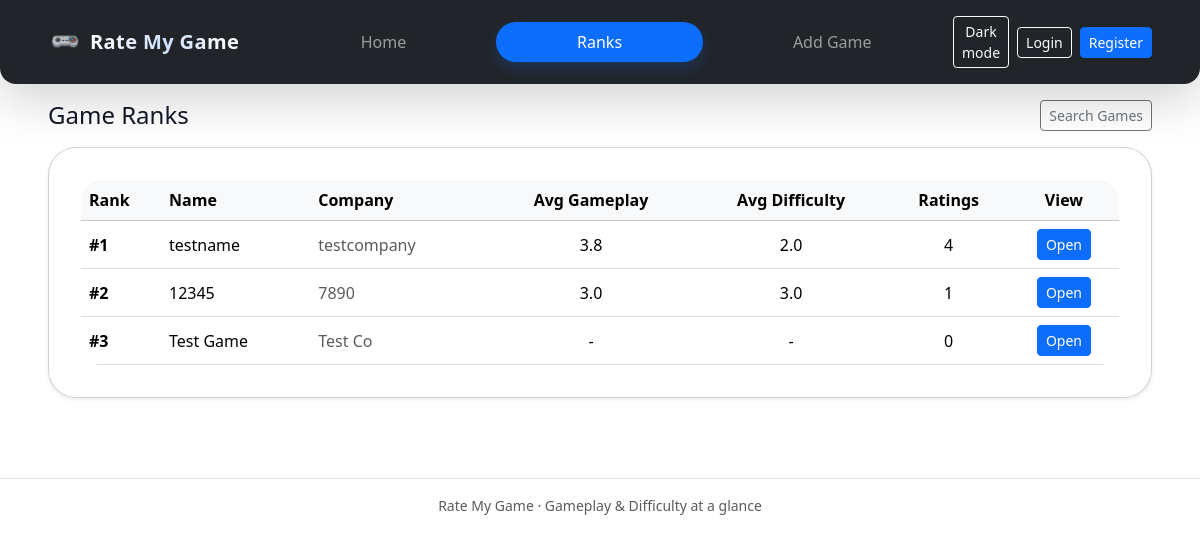
The app's page /ranks, older data.
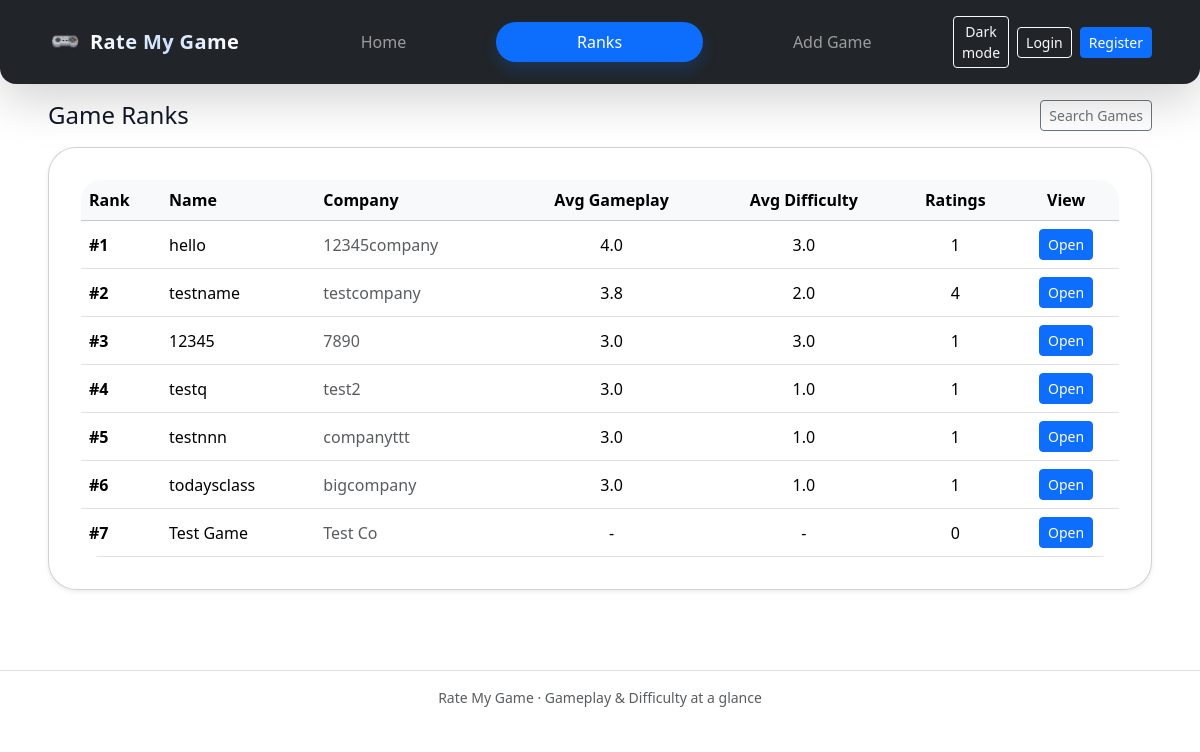
The same page, newer data.
### rate_my_game/models.py (models this page shows, shortened)
class Game(db.Model):
    __tablename__ = "games"
    id = db.Column(db.Integer, primary_key=True)
    name = db.Column(db.String(120), nullable=False)
    company = db.Column(db.String(120), nullable=False)
    ratings = db.relationship("Rating", backref="game", lazy=True, cascade="all, delete-orphan")
    tags = db.relationship("GameTag", backref="game", lazy=True, cascade="all, delete-orphan")
    def average_gameplay(self):
        if not self.ratings:
            return None
        return sum(r.gameplay for r in self.ratings) / len(self.ratings)
    def average_difficulty(self):
        if not self.ratings:
            return None
        return sum(r.difficulty for r in self.ratings) / len(self.ratings)

class Rating(db.Model):
    __tablename__ = "ratings"
    id = db.Column(db.Integer, primary_key=True)
    game_id = db.Column(db.Integer, db.ForeignKey("games.id"), nullable=False)
    gameplay = db.Column(db.Integer, nullable=False)      # 1–5
    difficulty = db.Column(db.Integer, nullable=False)    # 1–5
    created_at = db.Column(db.DateTime, default=datetime.utcnow)

### rate_my_game/routes.py (the view)
    @app.route("/ranks")
    def ranks():
        games = Game.query.all()
        games.sort(key=lambda g: (g.average_gameplay() or 0), reverse=True)
        return render_template("ranks.html", games=games)

### rate_my_game/templates/ranks.html
{% extends "base.html" %}
{% block content %}
<div class="d-flex align-items-center justify-content-between flex-wrap gap-2 mb-3">
  <h1 class="h4 m-0">Game Ranks</h1>
  <a class="btn btn-outline-secondary btn-sm" href="{{ url_for('index') }}">Search Games</a>
</div>
<div class="card shadow-sm">
  <div class="card-body">
    <div class="table-responsive">
      <table class="table table-hover align-middle mb-0">
        <thead class="table-light">
          <tr>
            <th style="width: 80px">Rank</th>
            <th>Name</th>
            <th>Company</th>
            <th class="text-center">Avg Gameplay</th>
            <th class="text-center">Avg Difficulty</th>
            <th class="text-center">Ratings</th>
            <th class="text-center">View</th>
          </tr>
        </thead>
        <tbody>
          {% for game in games %}
          <tr>
            <td class="fw-semibold">#{{ loop.index }}</td>
            <td>{{ game.name }}</td>
            <td class="text-muted">{{ game.company }}</td>
            <td class="text-center">
              {% if game.average_gameplay() %} {{ "%.1f"|format(game.average_gameplay()) }} {% else %} - {% endif %}
            </td>
            <td class="text-center">
              {% if game.average_difficulty() %} {{ "%.1f"|format(game.average_difficulty()) }} {% else %} - {% endif %}
            </td>
            <td class="text-center">{{ game.ratings|length }}</td>
            <td class="text-center">
              <a class="btn btn-sm btn-primary" href="{{ url_for('game_detail', game_id=game.id) }}">Open</a>
            </td>
          </tr>
          {% else %}
          <tr>
            <td colspan="7" class="text-center text-muted py-4">No games yet. Add one to start ranking.</td>
          </tr>
          {% endfor %}
        </tbody>
      </table>
    </div>
  </div>
</div>
{% endblock %}

Row changes from the older to the newer data that the page shows:
added Game: name "hello", company "12345company", ratings|length "1"
added Rating: average_gameplay "4.0", average_difficulty "3.0"
added Game: name "testq", company "test2", ratings|length "1"
added Rating: average_gameplay "3.0", average_difficulty "1.0"
added Game: name "testnnn", company "companyttt", ratings|length "1"
added Rating: average_gameplay "3.0", average_difficulty "1.0"
added Game: name "todaysclass", company "bigcompany", ratings|length "1"
added Rating: average_gameplay "3.0", average_difficulty "1.0"
